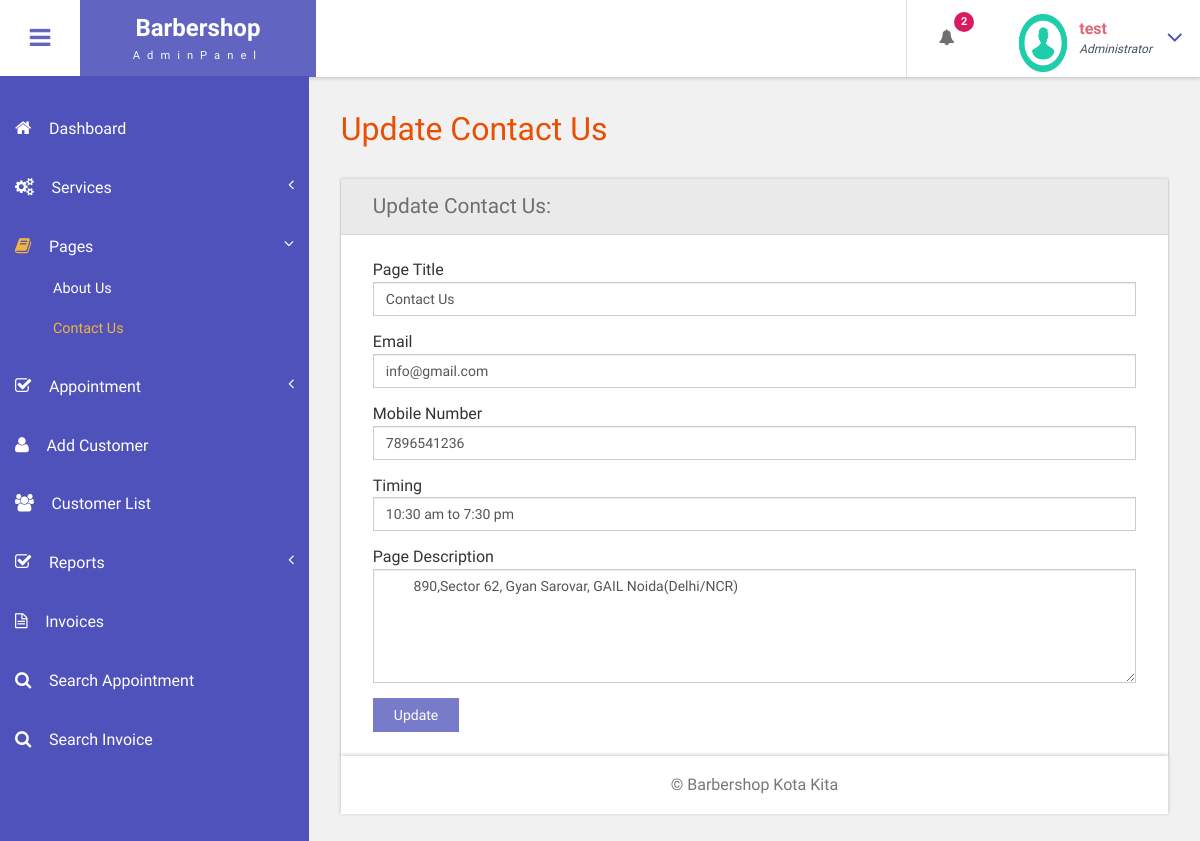
The page /bpms/admin/contact-us.php (signed in) on the database as committed earlier.
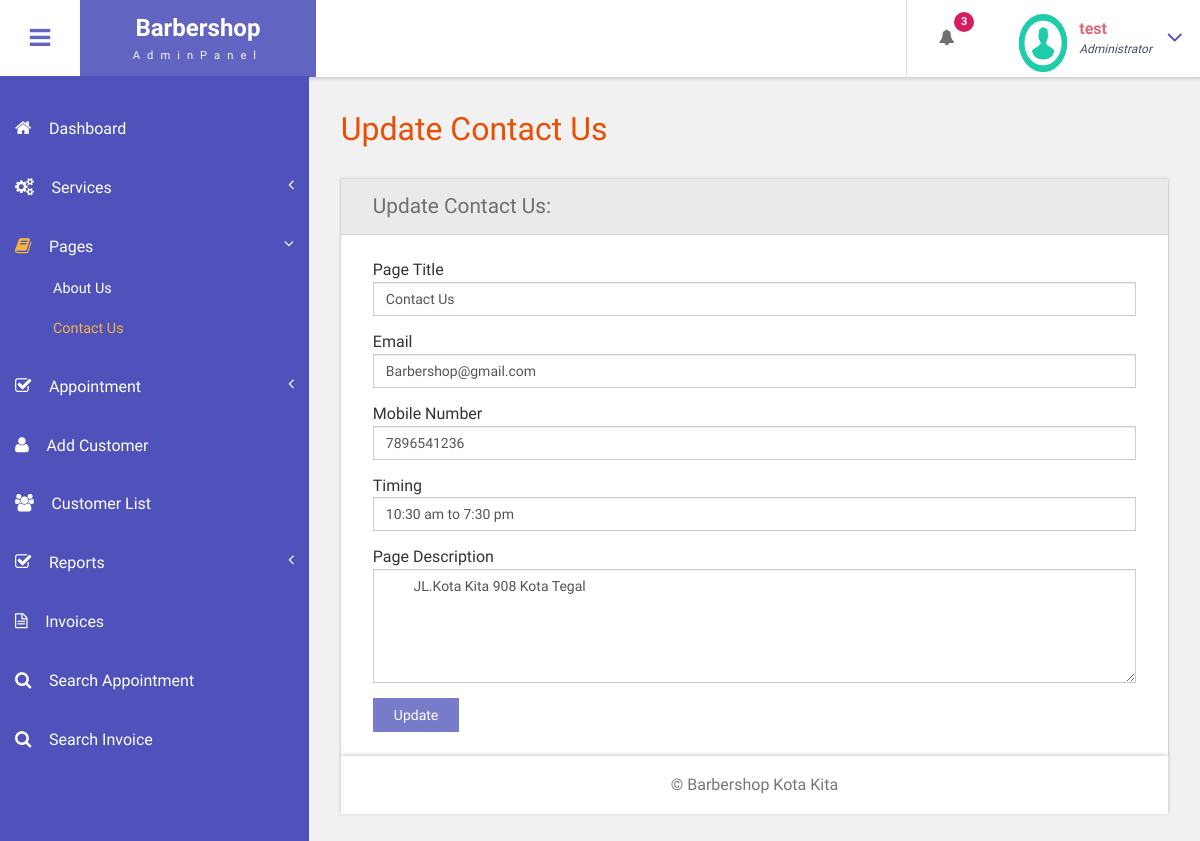
The same page on the database as committed later.
### tables this page shows
CREATE TABLE `tblpage` (
  `ID` int(10) NOT NULL,
  `PageType` varchar(200) DEFAULT NULL,
  `PageTitle` mediumtext DEFAULT NULL,
  `PageDescription` mediumtext DEFAULT NULL,
  `Email` varchar(200) DEFAULT NULL,
  `MobileNumber` bigint(10) DEFAULT NULL,
  `UpdationDate` date DEFAULT NULL,
  `Timing` varchar(200) NOT NULL
);

### bpms/admin/contact-us.php (the view, shortened to what this page needs)
<?php
include('includes/dbconnection.php');
if (strlen($_SESSION['bpmsaid']==0)) {
  header('location:logout.php');
  } else{
  ?>
<!DOCTYPE HTML>
<html>
<head>
<link href="css/bootstrap.css" rel='stylesheet' type='text/css' />
<link href="css/style.css" rel='stylesheet' type='text/css' />
<link href="css/font-awesome.css" rel="stylesheet">
<link href="css/animate.css" rel="stylesheet" type="text/css" media="all">
<link href="css/custom.css" rel="stylesheet">
</head>
<body class="cbp-spmenu-push">
	<div class="main-content">
		 <?php include_once('includes/sidebar.php');?>
	 <?php include_once('includes/header.php');?>
		<div id="page-wrapper">
			<div class="main-page">
				<div class="forms">
					<h3 class="title1">Update Contact Us</h3>
					<div class="form-grids row widget-shadow" data-example-id="basic-forms">
						<div class="form-title">
							<h4>Update Contact Us:</h4>
						</div>
						<div class="form-body">
							<form method="post">
  <?php
$ret=mysqli_query($con,"select * from  tblpage where PageType='contactus'");
while ($row=mysqli_fetch_array($ret)) {
?>
							 <div class="form-group"> <label for="exampleInputEmail1">Page Title</label> <input type="text" class="form-control" name="pagetitle" id="pagetitle" value="<?php  echo $row['PageTitle'];?>" required="true"> </div><div class="form-group"> <label for="exampleInputEmail1">Email</label> <input type="text" class="form-control" name="email" id="email" value="<?php  echo $row['Email'];?>" required="true"> </div><div class="form-group"> <label for="exampleInputEmail1">Mobile Number</label> <input type="text" class="form-control" name="mobnumber" id="mobnumber" value="<?php  echo $row['MobileNumber'];?>" required="true"> </div><div class="form-group"> <label for="exampleInputEmail1">Timing</label> <input type="text" class="form-control" name="timing" id="timing" value="<?php  echo $row['Timing'];?>" required="true"> </div> <div class="form-group"> <label for="exampleInputPassword1">Page Description</label> <textarea name="pagedes" id="pagedes" rows="5" class="form-control">
        <?php  echo $row['PageDescription'];?></textarea> </div>
							 <?php } ?>
							  <button type="submit" name="submit" class="btn btn-default">Update</button> </form>
						</div>
					</div>
			</div>
		</div>
		 <?php include_once('includes/footer.php');?>
	</div>
</body>
</html>
<?php } ?>

### bpms/admin/includes/header.php (shortened to what this page needs)
<div class="sticky-header header-section ">
      <div class="header-left">
        <button id="showLeftPush"><i class="fa fa-bars"></i></button>
        <div class="logo">
          <a href="index.html">
            <h1>Barbershop</h1>
            <span>AdminPanel</span>
          </a>
        </div>
      </div>
      <div class="header-right">
        <div class="profile_details_left">
          <ul class="nofitications-dropdown">
            <?php
$ret1=mysqli_query($con,"select ID,Name from  tblappointment where Status=''");
$num=mysqli_num_rows($ret1);
?>
            <li class="dropdown head-dpdn">
              <a href="#" class="dropdown-toggle" data-toggle="dropdown" aria-expanded="false"><i class="fa fa-bell"></i><span class="badge blue"><?php echo $num;?></span></a>
            </li>
          </ul>
          <div class="clearfix"> </div>
        </div>
        <div class="profile_details">
        <?php
$adid=$_SESSION['bpmsaid'];
$ret=mysqli_query($con,"select AdminName from tbladmin where ID='$adid'");
$row=mysqli_fetch_array($ret);
$name=$row['AdminName'];
?>
          <ul>
            <li class="dropdown profile_details_drop">
              <a href="#" class="dropdown-toggle" data-toggle="dropdown" aria-expanded="false">
                <div class="profile_img">
                  <span class="prfil-img"><img src="images/download (1).png" alt="" width="50" height="60"> </span>
                  <div class="user-name">
                    <p><?php echo $name; ?></p>
                    <span>Administrator</span>
                  </div>
                  <i class="fa fa-angle-down lnr"></i>
                  <div class="clearfix"></div>
                </div>
              </a>
            </li>
          </ul>
        </div>
      </div>
      <div class="clearfix"> </div>
    </div>

Rows that differ between the two databases and show on the page:
changed tblpage "Contact Us": email "info@gmail.com" → "Barbershop@gmail.com"; pagedes "890,Sector 62, Gyan Sarovar, GAIL Noida(Delhi/NCR)" → "JL.Kota Kita 908 Kota Tegal"
Other text that changed with them:
$num: "2" → "3"
